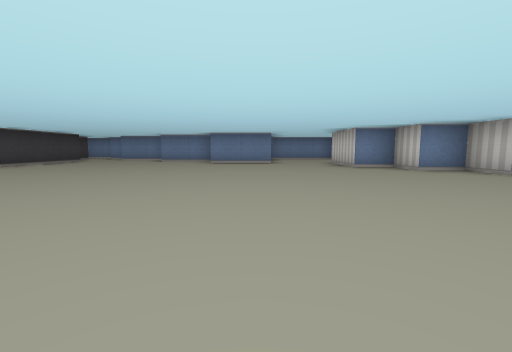
[1] (above)

20 first-person views from a walk through a cub3D maze. The camera is about half as high as the walls, tilts 6° down and sees 90° across. The floor is counted in squares. Each view is taken from the middle of a square. On the plan, view 1 faces up. The plan holds only what a view shows up to about 9 squares ahead; the rest is blank.

[2]
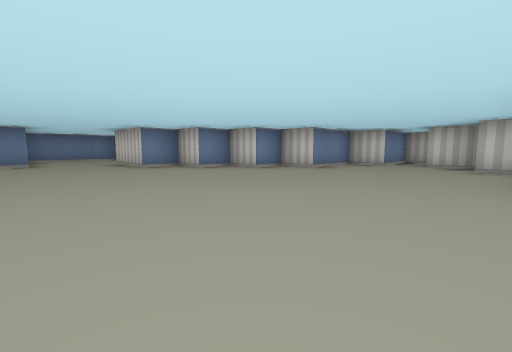

[3]
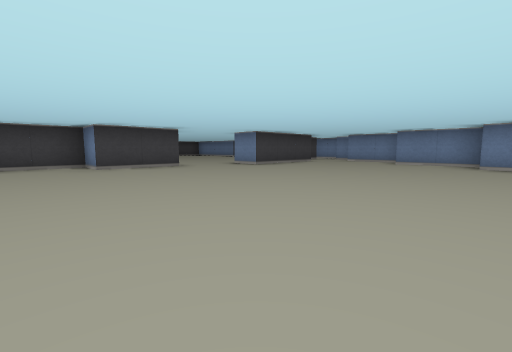

[4]
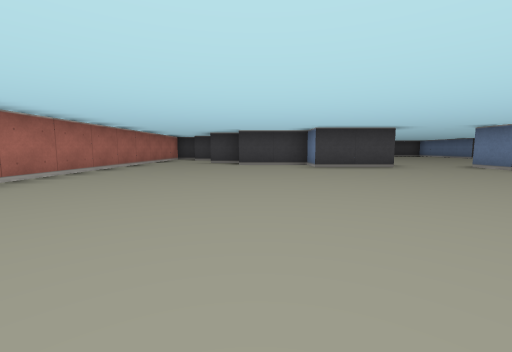

[5]
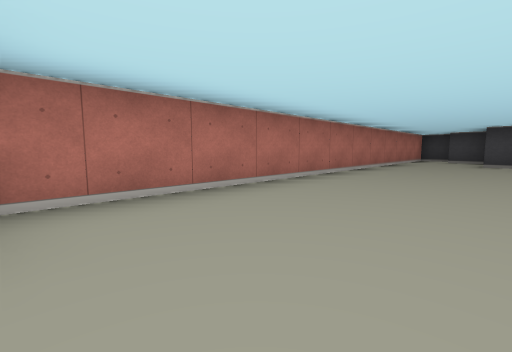

[6]
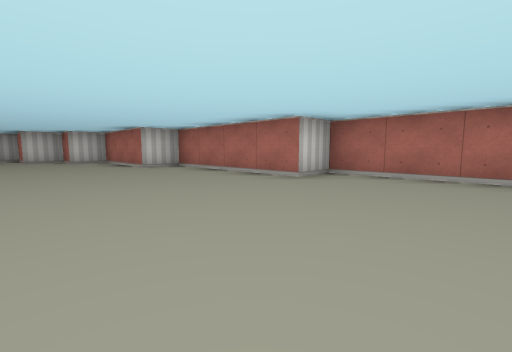

[7]
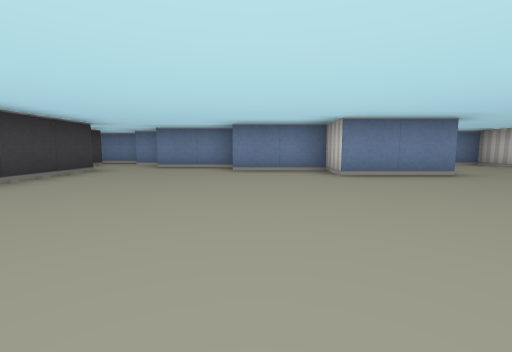

[8]
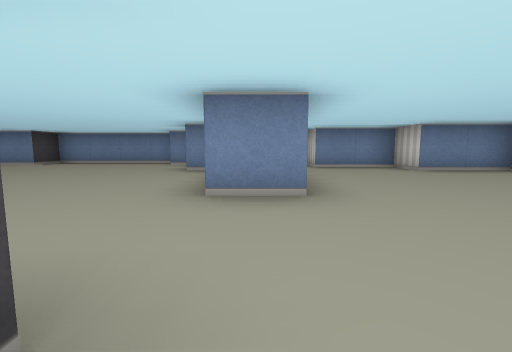

[9]
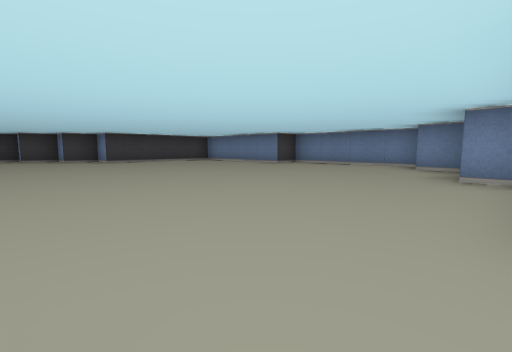

[10]
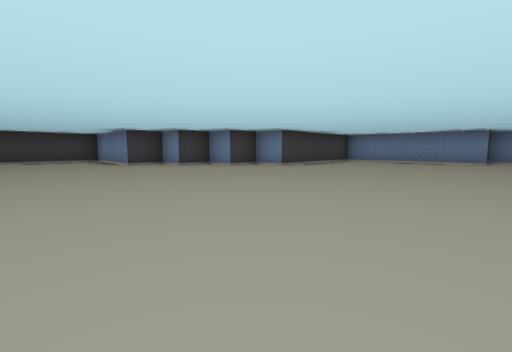

[11]
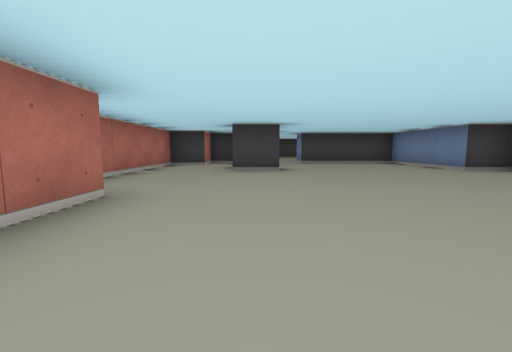

[12]
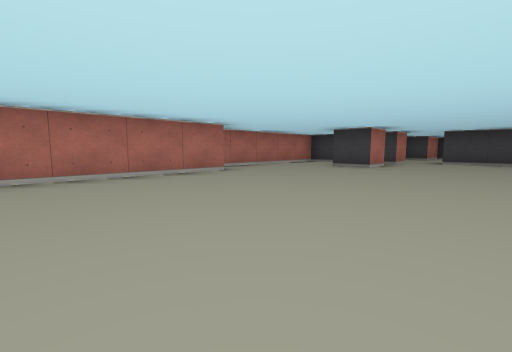

[13]
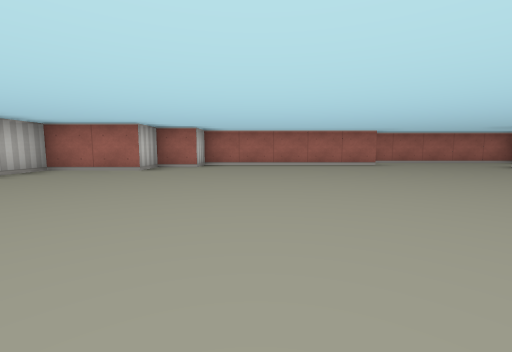

[14]
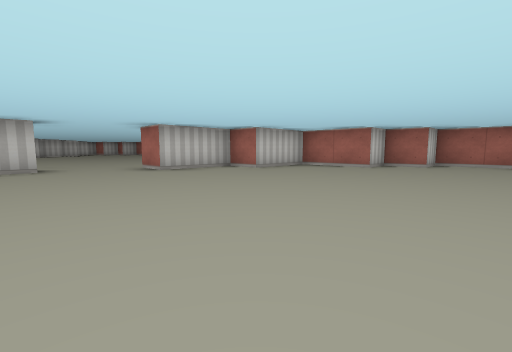

[15]
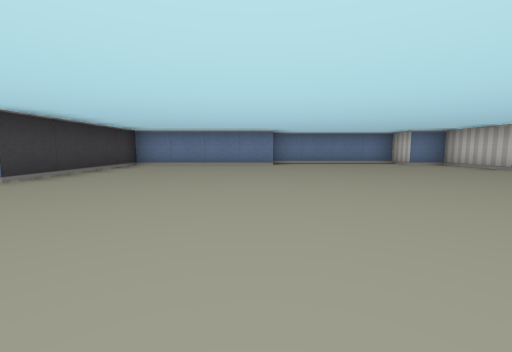

[16]
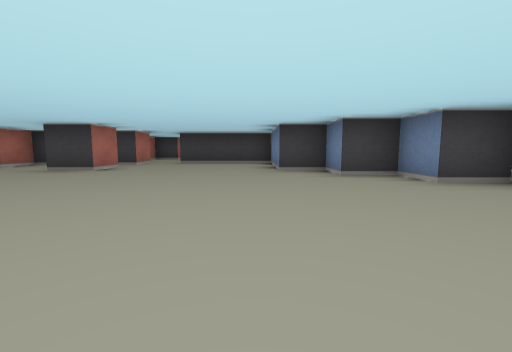

[17]
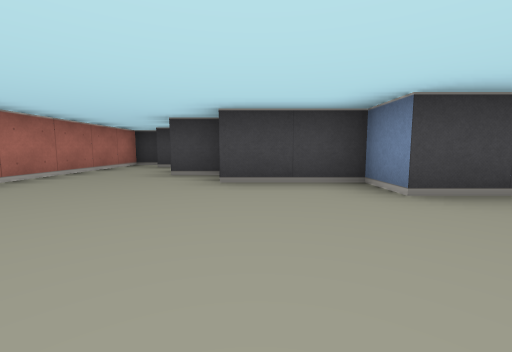

[18]
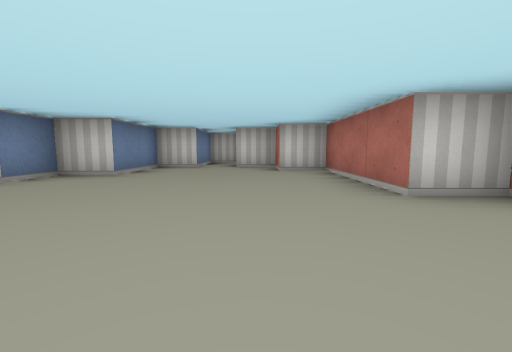

[19]
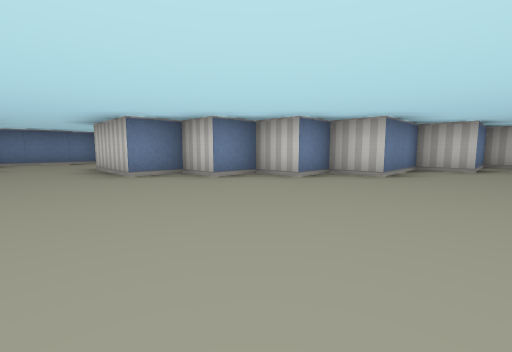

[20]
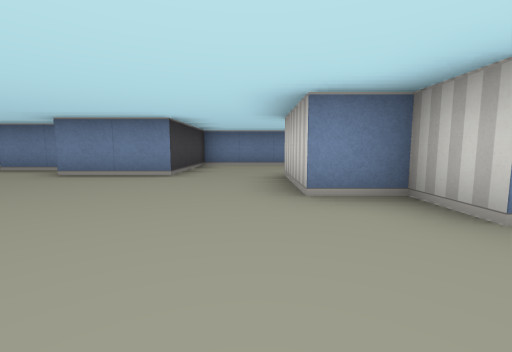

### Floor plan
Points are (right, up) in squares from view 1. A wall is a line through its corners. A room is listed if a view was taken in it or the views show most of it. See-through windows are left out.
Room 1 (views 1, 2, 3, 4, 5, 6, 7, 8, 9, 17, 18, 19, 20)
walls: (-8.5, 4.5) (-7.5, 4.5) (-7.5, 2.5) (-8.5, 2.5) (-8.5, 0.5); (-6.5, 9.5) (-6.5, 6.5) (-7.5, 6.5); (-9.5, 0.5) (-9.5, -0.5); (-5.9, 11.5) (-6.5, 11.5); (3.5, 10.5) (3.5, 11.5) (0.5, 11.5) (0.5, 8.5) (-1.5, 8.5) (-1.5, 9.5) (-3.5, 9.5) (-3.5, 10.5) (-5.5, 10.5) (-5.5, 11.5); (-7.5, 11.5) (-7.5, 11); (-6.9, 12.5) (-8.1, 12.5); (-11.5, -0.5) (-11.5, -1.5); (9.5, 1.6) (9.5, 2.5) (7.5, 2.5) (7.5, 3.5) (5.5, 3.5) (5.5, 4.5) (4.5, 4.5) (4.5, 5.5) (3.5, 5.5) (3.5, 6.5) (2.5, 6.5) (2.5, 8.5); (-12.5, -1.9) (-12.5, -2.5) (-0.5, -2.5) (-0.5, -1.5) (3.5, -1.5) (3.5, -0.5) (6.5, -0.5) (6.5, 0.5) (7.5, 0.5) (7.5, 1.5) (9.2, 1.5)
ways out: opening at (-7.5, 5.5) to room 2
Room 2 (views 10, 11, 12, 13, 14, 15, 16)
walls: (-17.6, -1.5) (-12.5, -1.5) (-12.5, -0.5) (-11.5, -0.5) (-11.5, 0.5) (-9.5, 0.5) (-9.5, 2.5) (-8.5, 2.5) (-8.5, 4.5); (-7.5, 6.5) (-7.5, 7); (-21.5, 0.5) (-20.5, 0.5) (-20.5, -0.5); (-7.9, 9.5) (-8.5, 9.5) (-8.5, 11.5) (-9.5, 11.5) (-9.5, 12.5) (-13.5, 12.5) (-13.5, 11.5) (-17.5, 11.5) (-17.5, 7.5) (-18.5, 7.5) (-18.5, 6.5) (-19.5, 6.5) (-19.5, 5.5) (-20.5, 5.5) (-20.5, 4.5) (-23.5, 4.5) (-23.5, 1.5); (-23.5, 0.5) (-22.5, 0.5) (-22.5, -0.1); (-23.5, -0.8) (-23.5, -1.5) (-22.5, -1.5) (-22.5, -2.5) (-17.9, -2.5)
ways out: opening at (-7.5, 5.5) to room 1; opening at (-24, 1)

Positions as (right, up) in squares from view 1, and headings:
1: (0, 0), facing up
2: (0, 0), facing up-right
3: (-1, 1), facing up-left
4: (-1, 1), facing left
5: (-1, 0), facing down-left
6: (-3, 2), facing down-right
7: (-3, 4), facing up
8: (-7, 4), facing up
9: (-8, 5), facing up-left
10: (-13, 2), facing up-left
11: (-15, 0), facing left
12: (-14, 3), facing down-left
13: (-14, 6), facing down
14: (-14, 7), facing down-right
15: (-14, 4), facing up
16: (-15, 4), facing left
17: (-5, 1), facing left
18: (1, 1), facing right
19: (1, 2), facing up-right
20: (2, 4), facing up
